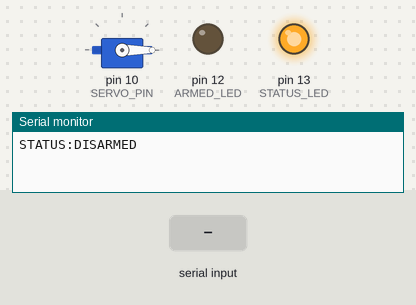
Simulated run of this sketch. Board: Arduino Uno, built with avr-gcc and run on an emulated ATmega328P. Shown: servo, output pins drawn as LEDs (lit = HIGH), the last lines printed to the serial monitor. Dashed ring = blinking. Inputs (shaded band) come from the test bench.

Above: at 1.2 s.
1.3 s: "ARM\n" received over Serial
At 2.7 s:
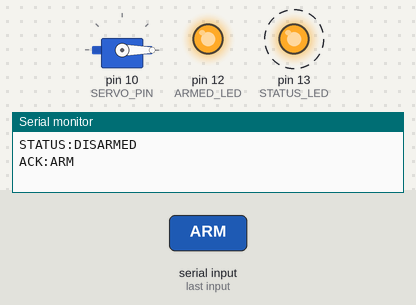
4.3 s: "DEPLOY\n" received over Serial
At 5.6 s:
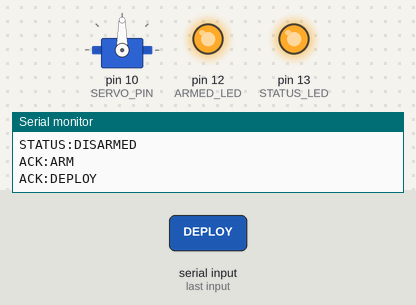
7.3 s: "DISARM\n" received over Serial
At 10.2 s:
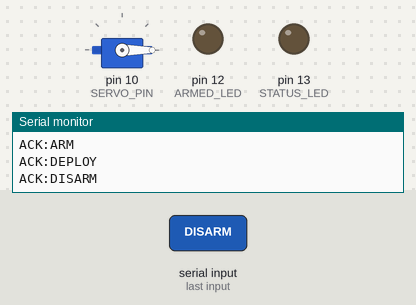
Timing chart, 0 to 16.3 s (numbered marks = the images above; inputs shaded):
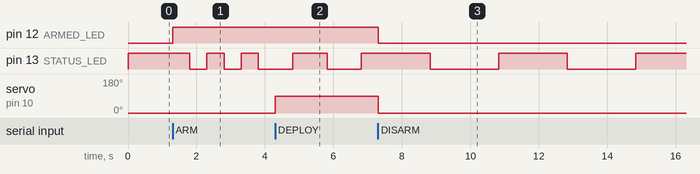

The sketch:

deploy_controller.ino
```cpp
/*
 * Project Doe — Deployment Controller Firmware
 * Target: ESP32 or Arduino (Uno/Mega)
 *
 * Receives serial commands from the laptop and controls
 * a servo or relay to deploy a flotation device.
 *
 * Commands (newline-terminated ASCII):
 *   ARM      → Enable deployment capability
 *   DISARM   → Disable deployment
 *   DEPLOY   → Fire the deployment mechanism (only if armed)
 *   STOP     → Emergency halt
 *   STATUS   → Report current state
 *
 * Responses:
 *   ACK:ARM, ACK:DISARM, ACK:DEPLOY, ACK:STOP
 *   STATUS:{state}
 *   ERR:NOT_ARMED, ERR:UNKNOWN
 *
 * Safety:
 *   - Will not deploy unless armed
 *   - Watchdog: auto-disarms after 5 seconds without heartbeat
 *   - Single deploy per arm cycle
 */

#include <Servo.h>

// Pin assignments — adjust for your board
const int SERVO_PIN = 10;
const int STATUS_LED = 13;
const int ARMED_LED = 12;

// Servo positions
const int SERVO_LOCKED = 0;
const int SERVO_RELEASED = 90;

// Watchdog timeout (ms) — auto-disarm if no commands received
const unsigned long WATCHDOG_TIMEOUT = 5000;

enum State {
  STATE_DISARMED,
  STATE_ARMED,
  STATE_DEPLOYING,
  STATE_DEPLOYED
};

Servo deployServo;
State currentState = STATE_DISARMED;
unsigned long lastCommandTime = 0;
String inputBuffer = "";

void setup() {
  Serial.begin(115200);
  while (!Serial) { ; }

  deployServo.attach(SERVO_PIN);
  deployServo.write(SERVO_LOCKED);

  pinMode(STATUS_LED, OUTPUT);
  pinMode(ARMED_LED, OUTPUT);

  digitalWrite(STATUS_LED, HIGH);
  digitalWrite(ARMED_LED, LOW);

  Serial.println("STATUS:DISARMED");
}

void loop() {
  // Read serial input
  while (Serial.available() > 0) {
    char c = Serial.read();
    if (c == '\n' || c == '\r') {
      if (inputBuffer.length() > 0) {
        processCommand(inputBuffer);
        inputBuffer = "";
      }
    } else {
      inputBuffer += c;
    }
  }

  // Watchdog check
  if (currentState == STATE_ARMED) {
    if (millis() - lastCommandTime > WATCHDOG_TIMEOUT) {
      currentState = STATE_DISARMED;
      deployServo.write(SERVO_LOCKED);
      digitalWrite(ARMED_LED, LOW);
      Serial.println("STATUS:WATCHDOG_DISARM");
    }
  }

  // Status LED blink pattern
  updateStatusLED();

  delay(10);
}

void processCommand(String cmd) {
  cmd.trim();
  cmd.toUpperCase();
  lastCommandTime = millis();

  if (cmd == "ARM") {
    if (currentState == STATE_DISARMED) {
      currentState = STATE_ARMED;
      deployServo.write(SERVO_LOCKED);
      digitalWrite(ARMED_LED, HIGH);
      Serial.println("ACK:ARM");
    } else {
      Serial.println("ACK:ARM");  // Idempotent
    }

  } else if (cmd == "DISARM") {
    currentState = STATE_DISARMED;
    deployServo.write(SERVO_LOCKED);
    digitalWrite(ARMED_LED, LOW);
    Serial.println("ACK:DISARM");

  } else if (cmd == "DEPLOY") {
    if (currentState == STATE_ARMED) {
      currentState = STATE_DEPLOYING;
      deployServo.write(SERVO_RELEASED);
      Serial.println("ACK:DEPLOY");
      delay(500);
      currentState = STATE_DEPLOYED;
    } else {
      Serial.println("ERR:NOT_ARMED");
    }

  } else if (cmd == "STOP") {
    currentState = STATE_DISARMED;
    deployServo.write(SERVO_LOCKED);
    digitalWrite(ARMED_LED, LOW);
    Serial.println("ACK:STOP");

  } else if (cmd == "STATUS") {
    Serial.print("STATUS:");
    switch (currentState) {
      case STATE_DISARMED:  Serial.println("DISARMED"); break;
      case STATE_ARMED:     Serial.println("ARMED"); break;
      case STATE_DEPLOYING: Serial.println("DEPLOYING"); break;
      case STATE_DEPLOYED:  Serial.println("DEPLOYED"); break;
    }

  } else {
    Serial.println("ERR:UNKNOWN");
  }
}

void updateStatusLED() {
  static unsigned long lastBlink = 0;
  static bool ledState = false;

  unsigned long interval;
  switch (currentState) {
    case STATE_DISARMED:  interval = 2000; break;  // Slow blink
    case STATE_ARMED:     interval = 500;  break;  // Fast blink
    case STATE_DEPLOYING: interval = 100;  break;  // Very fast
    case STATE_DEPLOYED:  interval = 1000; break;  // Medium
    default:              interval = 2000; break;
  }

  if (millis() - lastBlink >= interval) {
    ledState = !ledState;
    digitalWrite(STATUS_LED, ledState ? HIGH : LOW);
    lastBlink = millis();
  }
}
```

Measured:
- after the input at 1.3 s, pin 12 (ARMED_LED): LOW → HIGH at once
- after the input at 4.3 s, pin 12 (ARMED_LED): stays HIGH (without the input it goes to LOW after 2.0 s); servo on pin 10 (SERVO_PIN): 0° → 90° at once
- after the input at 7.3 s, pin 12 (ARMED_LED): HIGH → LOW at once; pin 13 (STATUS_LED): alternates HIGH for 2.0 s and LOW for 2.0 s, starting after 1.5 s; servo on pin 10 (SERVO_PIN): 90° → 0° at once
